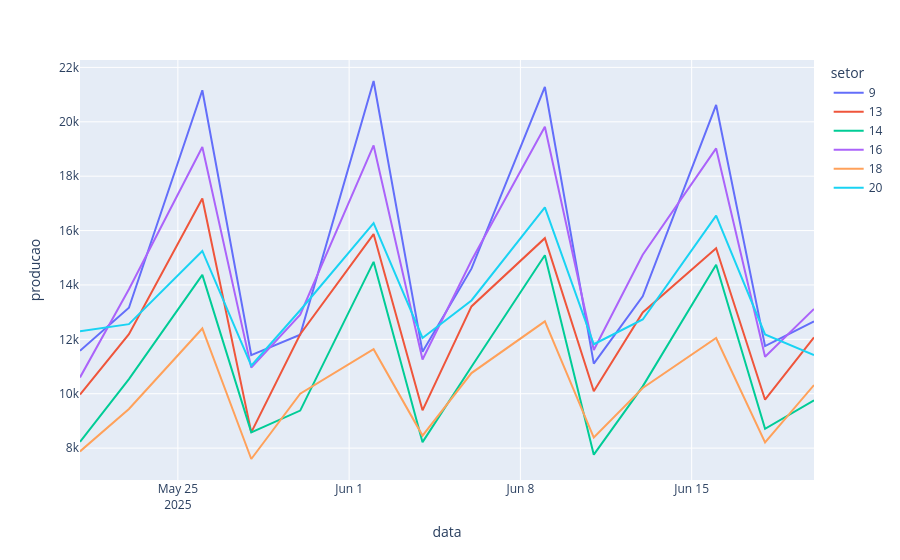

Write notebook code for a chart like this one.
### Code cell
fc.serie_historica("producao", "20/05/2025", "20/06/2025", ["DIURNO"], ["seg","qua","sex"])
